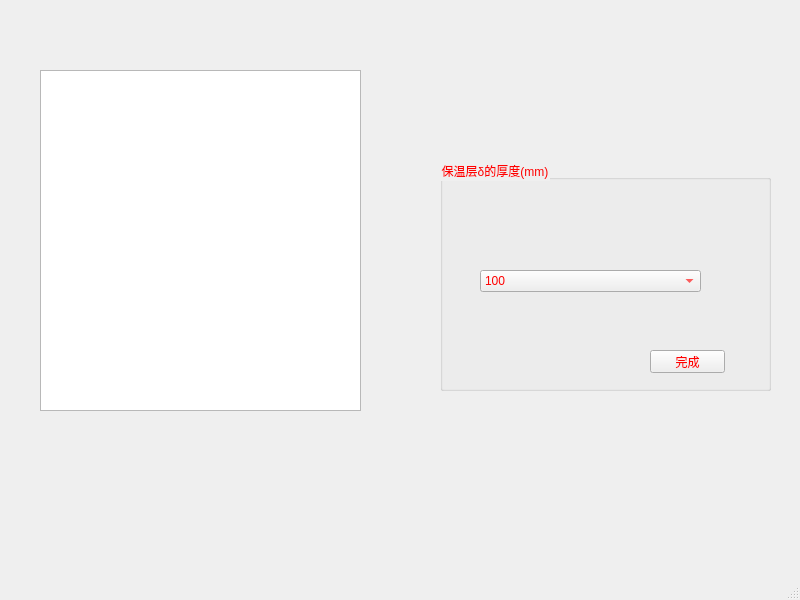
<?xml version="1.0" encoding="UTF-8"?>
<ui version="4.0">
 <class>MainWindow</class>
 <widget class="QMainWindow" name="MainWindow">
  <property name="geometry">
   <rect>
    <x>0</x>
    <y>0</y>
    <width>800</width>
    <height>600</height>
   </rect>
  </property>
  <property name="windowTitle">
   <string>MainWindow</string>
  </property>
  <widget class="QWidget" name="centralwidget">
   <widget class="QGroupBox" name="groupBox">
    <property name="geometry">
     <rect>
      <x>440</x>
      <y>160</y>
      <width>331</width>
      <height>231</height>
     </rect>
    </property>
    <property name="styleSheet">
     <string notr="true">color: rgb(255, 0, 0);
font: 8pt &quot;楷体&quot;;</string>
    </property>
    <property name="title">
     <string>保温层δ的厚度(mm)</string>
    </property>
    <widget class="QComboBox" name="comboBox">
     <property name="geometry">
      <rect>
       <x>40</x>
       <y>110</y>
       <width>221</width>
       <height>22</height>
      </rect>
     </property>
     <item>
      <property name="text">
       <string>100</string>
      </property>
     </item>
     <item>
      <property name="text">
       <string>80</string>
      </property>
     </item>
     <item>
      <property name="text">
       <string>70</string>
      </property>
     </item>
     <item>
      <property name="text">
       <string>50</string>
      </property>
     </item>
     <item>
      <property name="text">
       <string>40</string>
      </property>
     </item>
     <item>
      <property name="text">
       <string>30</string>
      </property>
     </item>
    </widget>
    <widget class="QPushButton" name="fff">
     <property name="geometry">
      <rect>
       <x>210</x>
       <y>190</y>
       <width>75</width>
       <height>23</height>
      </rect>
     </property>
     <property name="text">
      <string>完成</string>
     </property>
    </widget>
   </widget>
   <widget class="QGraphicsView" name="graphicsView">
    <property name="geometry">
     <rect>
      <x>40</x>
      <y>70</y>
      <width>321</width>
      <height>341</height>
     </rect>
    </property>
    <property name="styleSheet">
     <string notr="true">border-image: url(:/wuding1/7.png);</string>
    </property>
   </widget>
  </widget>
  <widget class="QMenuBar" name="menubar">
   <property name="geometry">
    <rect>
     <x>0</x>
     <y>0</y>
     <width>800</width>
     <height>22</height>
    </rect>
   </property>
  </widget>
  <widget class="QStatusBar" name="statusbar"/>
 </widget>
 <resources>
  <include location="../pic/wuding.qrc"/>
 </resources>
 <connections/>
</ui>
